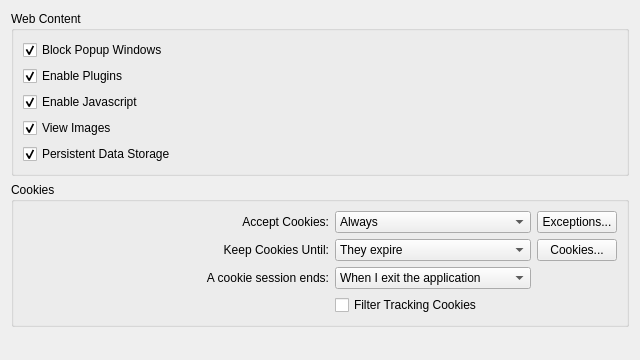
<?xml version="1.0" encoding="UTF-8"?>
<ui version="4.0">
 <class>PrivacySettingsWidget</class>
 <widget class="QWidget" name="PrivacySettingsWidget">
  <property name="geometry">
   <rect>
    <x>0</x>
    <y>0</y>
    <width>640</width>
    <height>360</height>
   </rect>
  </property>
  <property name="windowTitle">
   <string>Form</string>
  </property>
  <layout class="QVBoxLayout" name="verticalLayout">
   <item>
    <widget class="QGroupBox" name="groupBox">
     <property name="title">
      <string>Web Content</string>
     </property>
     <layout class="QGridLayout" name="gridLayout_5">
      <item row="0" column="0" colspan="2">
       <widget class="QCheckBox" name="blockPopupWindows">
        <property name="text">
         <string>Block Popup Windows</string>
        </property>
        <property name="checked">
         <bool>true</bool>
        </property>
       </widget>
      </item>
      <item row="1" column="0" colspan="2">
       <widget class="QCheckBox" name="enablePlugins">
        <property name="text">
         <string>Enable Plugins</string>
        </property>
        <property name="checked">
         <bool>true</bool>
        </property>
       </widget>
      </item>
      <item row="2" column="0" colspan="2">
       <widget class="QCheckBox" name="enableJavascript">
        <property name="text">
         <string>Enable Javascript</string>
        </property>
        <property name="checked">
         <bool>true</bool>
        </property>
       </widget>
      </item>
      <item row="3" column="0" colspan="2">
       <widget class="QCheckBox" name="enableImages">
        <property name="text">
         <string>View Images</string>
        </property>
        <property name="checked">
         <bool>true</bool>
        </property>
       </widget>
      </item>
      <item row="4" column="0" colspan="2">
       <widget class="QCheckBox" name="enableLocalStorage">
        <property name="text">
         <string>Persistent Data Storage</string>
        </property>
        <property name="checked">
         <bool>true</bool>
        </property>
       </widget>
      </item>
     </layout>
    </widget>
   </item>
   <item>
    <widget class="QGroupBox" name="cookiesGroupBox">
     <property name="title">
      <string>Cookies</string>
     </property>
     <layout class="QGridLayout">
      <item row="0" column="0">
       <widget class="QLabel" name="label_2">
        <property name="text">
         <string>Accept Cookies:</string>
        </property>
        <property name="alignment">
         <set>Qt::AlignRight|Qt::AlignTrailing|Qt::AlignVCenter</set>
        </property>
       </widget>
      </item>
      <item row="0" column="1">
       <widget class="QComboBox" name="acceptCombo">
        <item>
         <property name="text">
          <string>Always</string>
         </property>
        </item>
        <item>
         <property name="text">
          <string>Never</string>
         </property>
        </item>
        <item>
         <property name="text">
          <string>Only from sites you navigate to</string>
         </property>
        </item>
       </widget>
      </item>
      <item row="0" column="2">
       <widget class="QPushButton" name="exceptionsButton">
        <property name="text">
         <string>Exceptions...</string>
        </property>
       </widget>
      </item>
      <item row="1" column="0">
       <widget class="QLabel" name="label">
        <property name="text">
         <string>Keep Cookies Until:</string>
        </property>
        <property name="alignment">
         <set>Qt::AlignRight|Qt::AlignTrailing|Qt::AlignVCenter</set>
        </property>
       </widget>
      </item>
      <item row="1" column="1">
       <widget class="QComboBox" name="keepUntilCombo">
        <item>
         <property name="text">
          <string>They expire</string>
         </property>
        </item>
        <item>
         <property name="text">
          <string>I exit the application</string>
         </property>
        </item>
        <item>
         <property name="text">
          <string>At most 90 days</string>
         </property>
        </item>
       </widget>
      </item>
      <item row="1" column="2">
       <widget class="QPushButton" name="cookiesButton">
        <property name="text">
         <string>Cookies...</string>
        </property>
       </widget>
      </item>
      <item row="3" column="0">
       <spacer name="horizontalSpacer_4">
        <property name="orientation">
         <enum>Qt::Horizontal</enum>
        </property>
        <property name="sizeHint" stdset="0">
         <size>
          <width>40</width>
          <height>20</height>
         </size>
        </property>
       </spacer>
      </item>
      <item row="3" column="1">
       <widget class="QCheckBox" name="filterTrackingCookiesCheckbox">
        <property name="text">
         <string>Filter Tracking Cookies</string>
        </property>
       </widget>
      </item>
      <item row="2" column="0">
       <widget class="QLabel" name="cookieSessionLabel">
        <property name="text">
         <string>A cookie session ends:</string>
        </property>
        <property name="alignment">
         <set>Qt::AlignRight|Qt::AlignTrailing|Qt::AlignVCenter</set>
        </property>
       </widget>
      </item>
      <item row="2" column="1">
       <widget class="QComboBox" name="cookieSessionCombo">
        <item>
         <property name="text">
          <string>When I exit the application</string>
         </property>
        </item>
        <item>
         <property name="text">
          <string>1 day</string>
         </property>
        </item>
        <item>
         <property name="text">
          <string>2 days</string>
         </property>
        </item>
        <item>
         <property name="text">
          <string>3 days</string>
         </property>
        </item>
        <item>
         <property name="text">
          <string>7 days</string>
         </property>
        </item>
        <item>
         <property name="text">
          <string>30 days</string>
         </property>
        </item>
       </widget>
      </item>
     </layout>
    </widget>
   </item>
   <item>
    <spacer name="verticalSpacer">
     <property name="orientation">
      <enum>Qt::Vertical</enum>
     </property>
     <property name="sizeHint" stdset="0">
      <size>
       <width>20</width>
       <height>40</height>
      </size>
     </property>
    </spacer>
   </item>
  </layout>
 </widget>
 <resources/>
 <connections/>
</ui>
